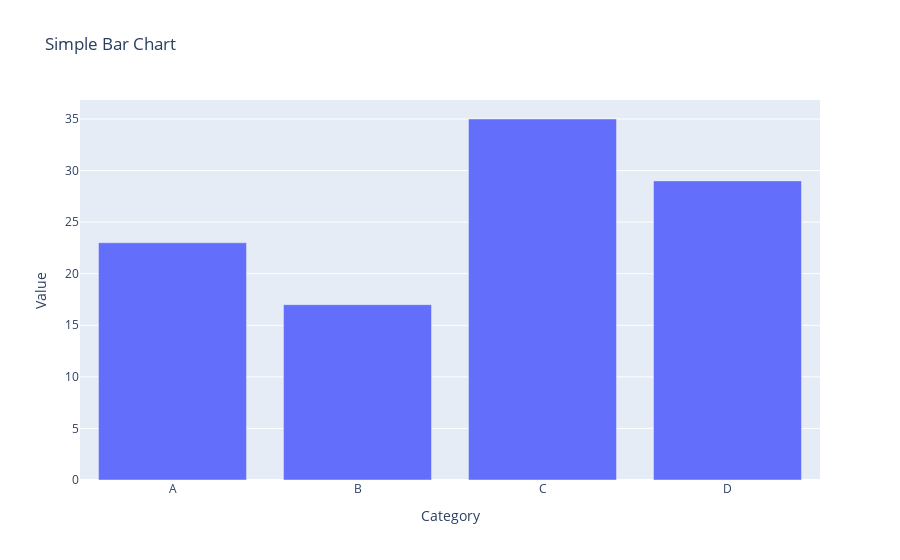

Notebook code for this chart:
### Code cell
import plotly.graph_objects as go

# Sample Data
categories = ['A', 'B', 'C', 'D']
values = [23, 17, 35, 29]

# Create the Bar Chart
fig = go.Figure(data=[go.Bar(x=categories, y=values)])

# Customize the layout
fig.update_layout(title='Simple Bar Chart',
                  xaxis_title='Category',
                  yaxis_title='Value')

# Show the figure
fig.show()

### Figure 1 — Plotly figure (JSON) as saved in the notebook; plotly's stock layout.template omitted (floating-point values rounded to 4 significant figures)
{"data": [{"type": "bar", "x": ["A", "B", "C", "D"], "y": [23, 17, 35, 29]}], "layout": {"title": {"text": "Simple Bar Chart"}, "xaxis": {"title": {"text": "Category"}}, "yaxis": {"title": {"text": "Value"}}}}
